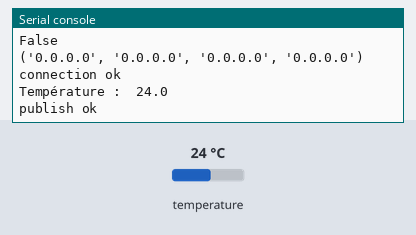
Bench run of a program on a simulated ESP8266 board running MicroPython. Parts: the last lines printed to the serial console. The test bench sets the inputs (shaded band); at power-on: temperature 24 °C. No MQTT or app messages arrive unless stated.

Above: at 1.3 s.
1.4 s: temperature set to 12 °C
At 12.0 s:
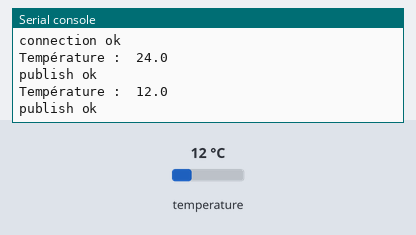
12.1 s: temperature set to 19 °C
At 23.5 s:
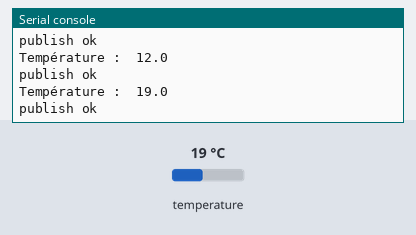

Measured:
- after the input at 1.4 s, the serial console: prints a new line after 10.3 s (image 1)
- after the input at 12.1 s, the serial console: prints a new line after 10.4 s (image 2)

The program:

Q2-mqtt-publish_maqiatto.py
```python
from umqtt.robust import MQTTClient
import network
import sys
import time
from time import sleep_ms
from machine import Pin
from onewire import OneWire
from ds18x20 import DS18X20


sta_if = network.WLAN(network.STA_IF)
print(sta_if.active())
print(sta_if.ifconfig())

myMqttClient = b"micropython"

THINGSPEAK_URL = b"maqiatto.com"
THINGSPEAK_USER_ID = b'nsi.touchard@gmail.com'
THINGSPEAK_MQTT_API_KEY = b'xxxxxxxx'
client = MQTTClient(client_id=myMqttClient,
                    server=THINGSPEAK_URL,
                    user=THINGSPEAK_USER_ID,
                    password=THINGSPEAK_MQTT_API_KEY,
                    ssl=False)

try:
    client.connect()
    print("connection ok");
except Exception as e:
    print('could not connect to MQTT server {}{}'.format(type(e).__name__, e))
    sys.exit()

bus = OneWire(Pin(12))
ds = DS18X20(bus)
capteur_temperature = ds.scan()

PUBLISH_PERIOD_IN_SEC = 10

while True:
    try:
        ds.convert_temp()
        sleep_ms( 750 )
        temp_celsius = ds.read_temp(capteur_temperature[0])
        print("Température : ",temp_celsius )
        client.publish("nsi.touchard@gmail.com/capteurs", str(int(temp_celsius)))
        print("publish ok");
        time.sleep(PUBLISH_PERIOD_IN_SEC)
    except KeyboardInterrupt:
        print('Ctrl-C pressed...exiting')
        client.disconnect()
        sys.exit()
        print("exit")
```
